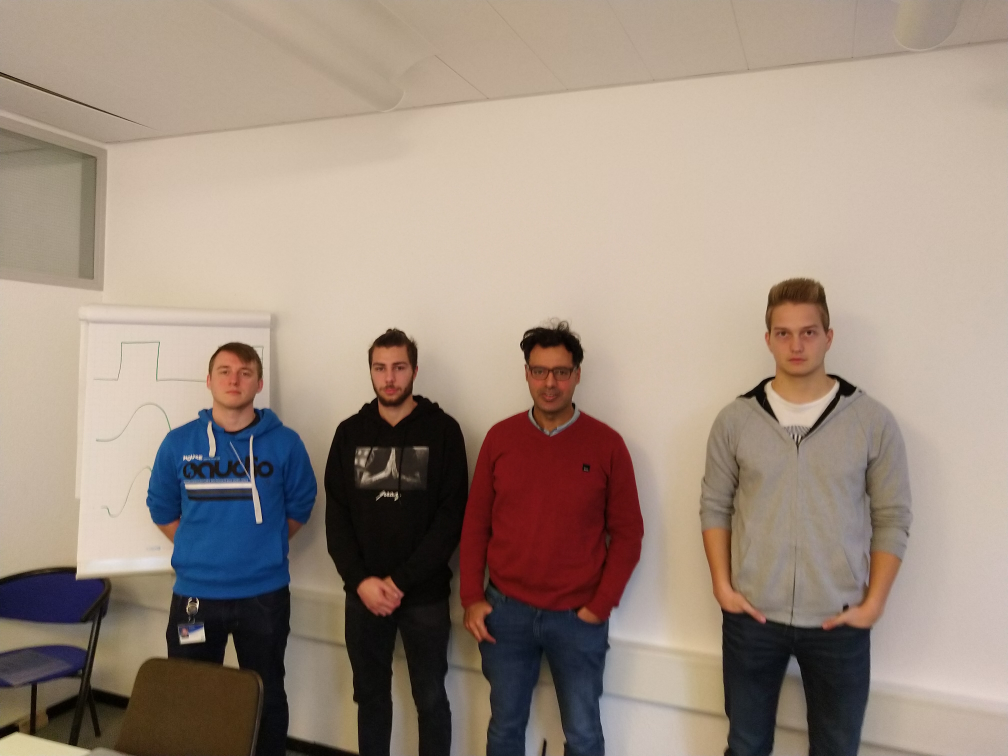
#> input picture pictures/group_1/IMG_20191112_111000.jpg, 4032 x 3024 px, given in place of 123.jpg, which was not available (shown at 1/4 size)
$ jupyter execute --allow-errors main_group_photo_COPY.ipynb   (shell and % lines are left out)   (older library calls are emulated)   (text cells are left out)
#> lines starting #> are read from the running program, lines starting #| are printed output that depends on the picture; pictures that were not available may be replaced by others from this repository, and a replacement may not be noted
[cell 1]
#!/usr/bin/python
# The contents of this file are in the public domain. See LICENSE_FOR_EXAMPLE_PROGRAMS.txt
# SOURCE: http://dlib.net/face_detector.py.html
#
#   This example program shows how to find frontal human faces in an image.  In
#   particular, it shows how you can take a list of images from the command
#   line and display each on the screen with red boxes overlaid on each human
#   face.
#
#   This face detector is made using the now classic Histogram of Oriented
#   Gradients (HOG) feature combined with a linear classifier, an image
#   pyramid, and sliding window detection scheme.  This type of object detector
#   is fairly general and capable of detecting many types of semi-rigid objects
#   in addition to human faces.  Therefore, if you are interested in making
#   your own object detectors then read the train_object_detector.py example
#   program.
#
# COMPILING/INSTALLING THE DLIB PYTHON INTERFACE
#   You can install dlib using the command:
#       pip install dlib
#
#   Alternatively, if you want to compile dlib yourself then go into the dlib
#   root folder and run:
#       python setup.py install
#
#   Compiling dlib should work on any operating system so long as you have
#   CMake installed.  On Ubuntu, this can be done easily by running the
#   command:
#       sudo apt-get install cmake
#
#   Also note that this example requires Numpy which can be installed
#   via the command:
#       pip install numpy

import dlib
import io

# SOURCE: https://gist.github.com/kylemcdonald/2f1b9a255993bf9b2629
import PIL
import IPython.display
import numpy as np
# [5 lines left out: function showarray, not called in this run]

def renderFace(img, d):
    showarray(img[d.top():d.bottom(), d.left():d.right()])

#> (the rest of this cell did not finish here and is left out)

[cell 2]
import sys

import dlib
import cv2
from google.colab.patches import cv2_imshow

#> (the rest of this cell did not finish here and is left out)

[cell 3]
import cv2
from google.colab.patches import cv2_imshow

# Load the cascade
face_cascade = cv2.CascadeClassifier('/content/gdrive/My Drive/Colab Notebooks/haarcascade_frontalface_default.xml')
eye_cascade = cv2.CascadeClassifier('/content/gdrive/My Drive/Colab Notebooks/haarcascade_eye.xml')
# Read the input image
img = cv2.imread('/content/gdrive/My Drive/Colab Notebooks/123.jpg')
#> img is the input picture: shape (3024, 4032, 3); mean B, G, R 128.3, 141.5, 158.6
# Convert into grayscale
gray = cv2.cvtColor(img, cv2.COLOR_BGR2GRAY)
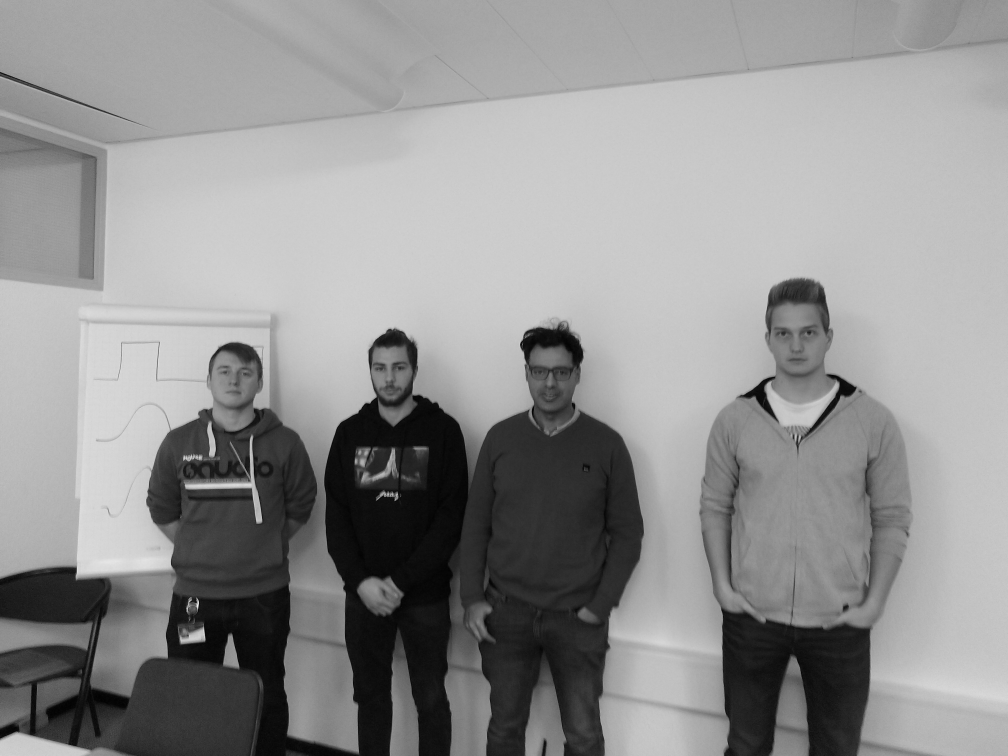
#> gray: shape (3024, 4032) (shown at 1/4 size); min 0, max 253, mean 145.1
# Detect faces
faces = face_cascade.detectMultiScale(gray,1.7,3)
#> faces = [[1458, 1393, 200, 200], [835, 1413, 200, 200], [2101, 1417, 200, 200], [3014, 1198, 341, 341], [2036, 1351, 341, 341]]
# Draw rectangle around the faces
for (x, y, w, h) in faces:
    cv2.rectangle(img, (x, y), (x+w, y+h), (255, 0, 0), 2)
    roi_gray = gray[y:y+h, x:x+w]
    roi_color = img[y:y+h, x:x+w]
    eyes = eye_cascade.detectMultiScale(roi_gray)
    for (ex,ey,ew,eh) in eyes:
        cv2.rectangle(roi_color,(ex,ey),(ex+ew,ey+eh),(0,255,0),2)
#> this loop made 5 passes
#> (x, y, w, h, eyes) on passes 1, 2, 4: (1458, 1393, 200, 200, [[40, 60, 44, 44], [111, 55, 49, 49]]), (835, 1413, 200, 200, [[122, 60, 46, 46], [97, 141, 35, 35], [37, 50, 51, 51]]), (3014, 1198, 341, 341, [[185, 99, 68, 68], [83, 105, 64, 64]])
#> pass 1, `roi_gray = gray[y:y+h, x:x+w]`:
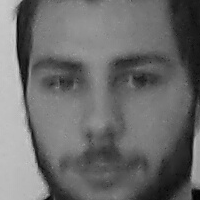
#> roi_gray: shape (200, 200); min 3, max 208, mean 107.9
#> pass 1, `roi_color = img[y:y+h, x:x+w]`:
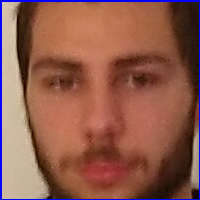
#> roi_color: shape (200, 200, 3); mean B, G, R 76.9, 91.3, 142.8
#> pass 2, `roi_gray = gray[y:y+h, x:x+w]`:
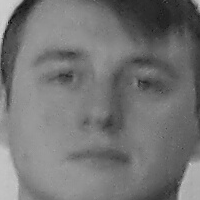
#> roi_gray: shape (200, 200); min 9, max 217, mean 116.1
#> pass 2, `roi_color = img[y:y+h, x:x+w]`:
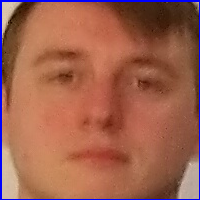
#> roi_color: shape (200, 200, 3); mean B, G, R 78.2, 97.2, 158.6
#> after the loop:
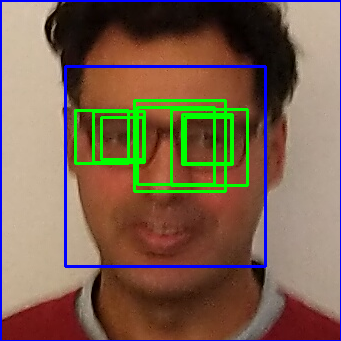
#> roi_color: shape (341, 341, 3); mean B, G, R 79.8, 98.7, 122.3
#> after the loop:
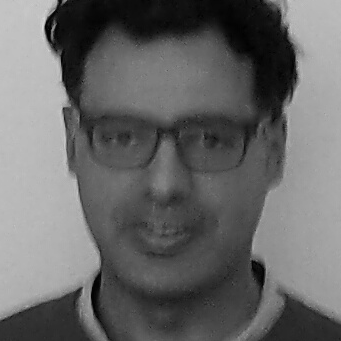
#> roi_gray: shape (341, 341); min 1, max 218, mean 103.7

# Display the output
cv2_imshow(img)
cv2.waitKey()
#> Out = 27

[cell 4]
# initializing everything

[cell 5]
#getting all the data

[cell 6]
import cv2
import dlib
from google.colab.patches import cv2_imshow

# set up the 68 point facial landmark detector
#> (the rest of this cell did not finish here and is left out)

[cell 7]
# bring in the input image
img = cv2.imread('IMG_20191112_110956.jpg', 1)
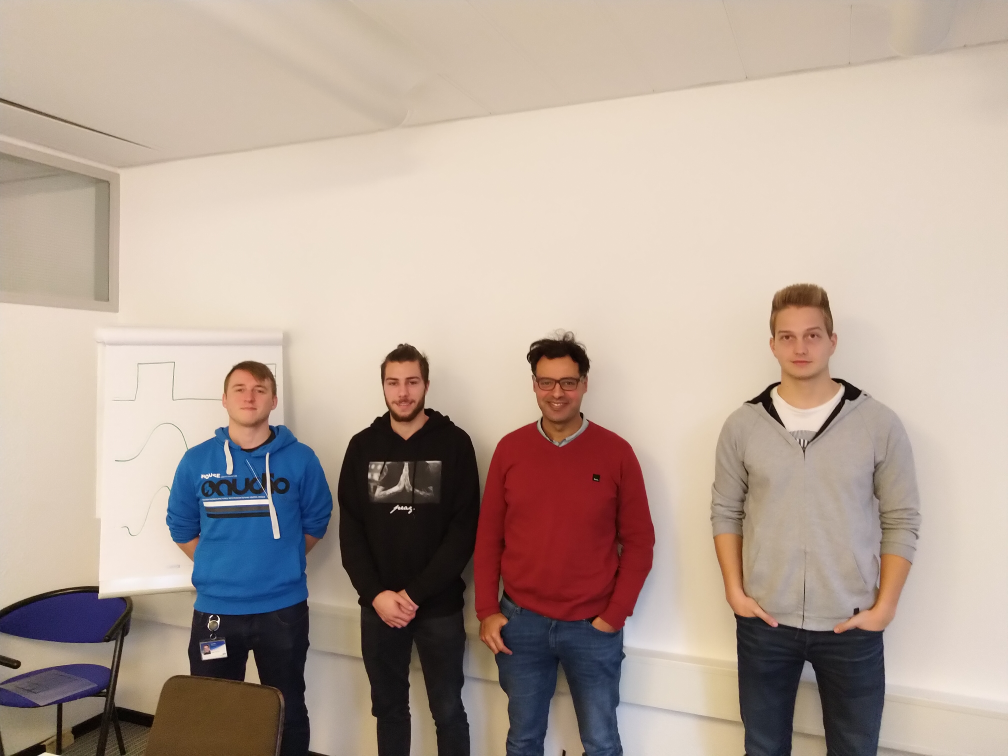
#> input picture pictures/group_1/IMG_20191112_110956.jpg, 4032 x 3024 px, found by its file name (shown at 1/4 size)
#> img is the input picture: shape (3024, 4032, 3); mean B, G, R 152.5, 164.2, 181.4

# convert to grayscale
img_gray = cv2.cvtColor(img, cv2.COLOR_BGR2GRAY)
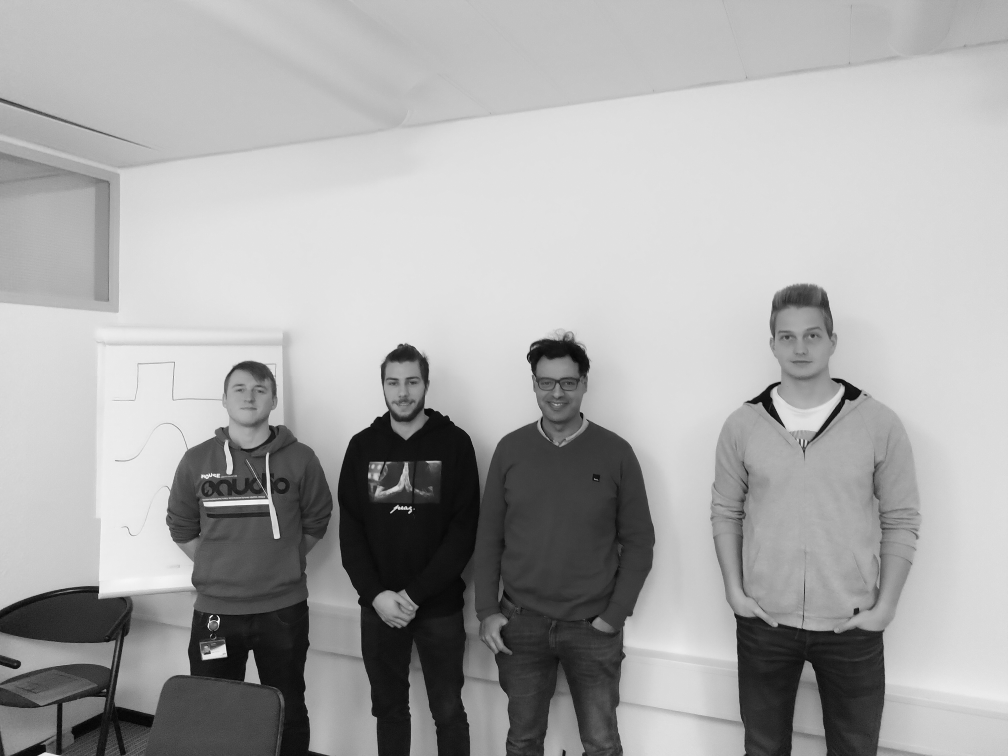
#> img_gray: shape (3024, 4032) (shown at 1/4 size); min 0, max 255, mean 168

# detect faces in the image
#> (the rest of this cell did not finish here and is left out)

#> (a cell that did not finish here is left out)

[cell 9]
#getting all the data

[cell 10]
# initializing everything

[cell 11]
import cv2
import numpy as np
import scipy.spatial as spatial
import logging


## 3D Transform
# [207 lines left out: functions bilinear_interpolate, grid_coordinates, process_warp, triangular_affine_matrices, warp_image_3d, transformation_from_points and 6 more, not called in this run]

# Can be optimized by giving the face instead of the whole picture
def select_face(im, a, r=10):
    img_gray = cv2.cvtColor(im, cv2.COLOR_BGR2GRAY)
    faces = detector(img_gray, 0)

    if len(faces) == 0:
      print('Detect 0 Faces !!!')

    if len(faces) == 1:
      bbox = faces[0]
    else:
      bbox = []
      im_copy = im.copy()
      for face in faces:
          # draw the face bounding box
          cv2.rectangle(im_copy, (face.left(), face.top()), (face.right(), face.bottom()), (0, 0, 255), 1)
      #bbox = bbox[0]

    # Always takes first face found in picture!!
    landmarks = predictor(img_gray, faces[a])
    points = np.asarray(list([p.x, p.y] for p in landmarks.parts()), dtype=np.int)

    im_w, im_h = im.shape[:2]
    left, top = np.min(points, 0)
    right, bottom = np.max(points, 0)

    x, y = max(0, left-r), max(0, top-r)
    w, h = min(right+r, im_h)-x, min(bottom+r, im_w)-y

    return points - np.asarray([[x, y]]), (x, y, w, h), im[y:y+h, x:x+w]

[cell 12]
import cv2
import dlib
from google.colab.patches import cv2_imshow
# set up the 68 point facial landmark detector
#> (the rest of this cell did not finish here and is left out)

[cell 13]

src_img = cv2.imread('IMG_20191112_110956.jpg', 1)

img_gray = cv2.cvtColor(src_img, cv2.COLOR_BGR2GRAY)
#> (the rest of this cell did not finish here and is left out)

[cell 14]
# Read images
src_img = cv2.imread('IMG_20191112_110956.jpg', 1)
dst_img = cv2.imread('test7.jpg', 1)
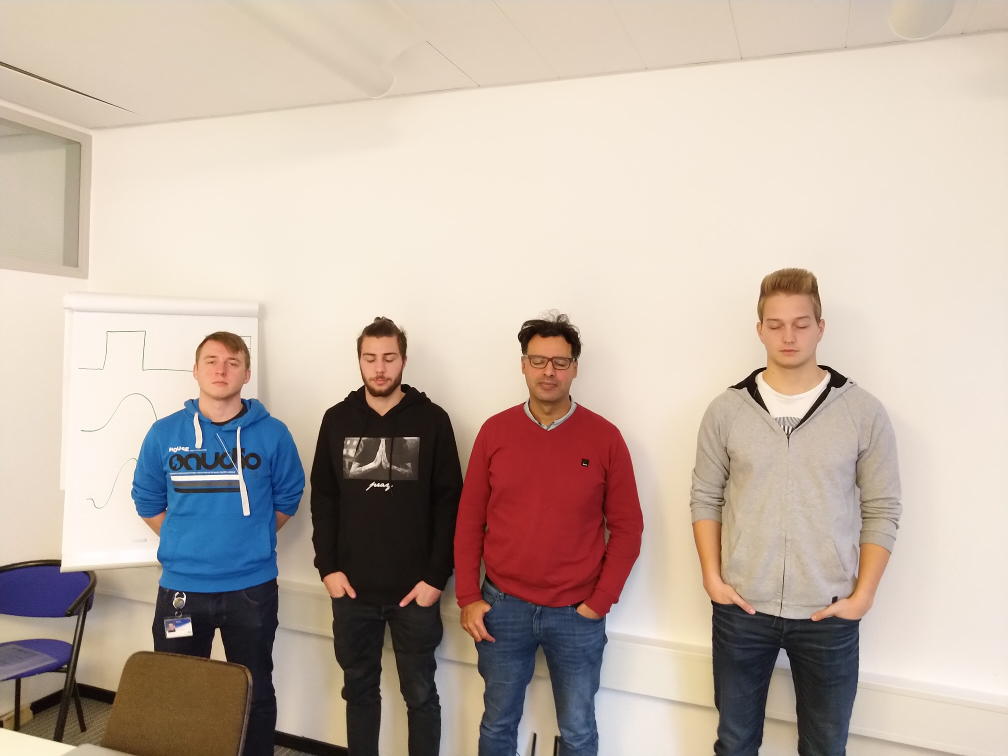
#> input picture pictures/group_1/IMG_20191112_111007.jpg, 4032 x 3024 px, given in place of test7.jpg, which was not available (shown at 1/4 size)
#> dst_img is the input picture: shape (3024, 4032, 3); mean B, G, R 165.1, 176.8, 192.8

# Select src face
#> (the rest of this cell did not finish here and is left out)

print(src_shape)
# Select dst face
dst_points, dst_shape, dst_face = select_face(src_img,1)

h, w = dst_face.shape[:2]

### Warp Image
#if not args.warp_2d:
    ## 3d warp
  #   warped_src_face = warp_image_3d(src_face, src_points[:48], dst_points[:48], (h, w))
#else:
  ## 2d warp

src_mask = mask_from_points(src_face.shape[:2], src_points)
src_face = apply_mask(src_face, src_mask)

# Correct Color for 2d warp
warped_dst_img = warp_image_3d(dst_face, dst_points[:48], src_points[:48], src_face.shape[:2])
src_face = correct_colours(warped_dst_img, src_face, src_points)

# Warp
warped_src_face = warp_image_2d(src_face, transformation_from_points(dst_points, src_points), (h, w, 3))

## Mask for blending
mask = mask_from_points((h, w), dst_points)
mask_src = np.mean(warped_src_face, axis=2) > 0
mask = np.asarray(mask*mask_src, dtype=np.uint8)

## Correct color
warped_src_face = apply_mask(warped_src_face, mask)
cv2_imshow(warped_src_face)
dst_face_masked = apply_mask(dst_face, mask)
cv2_imshow(dst_face_masked)
warped_src_face = correct_colours(dst_face_masked, warped_src_face, dst_points)
cv2_imshow(warped_src_face)

## Shrink the mask
kernel = np.ones((10, 10), np.uint8)
mask = cv2.erode(mask, kernel, iterations=1)

##Poisson Blending
r = cv2.boundingRect(mask)
center = ((r[0] + int(r[2] / 2), r[1] + int(r[3] / 2)))
output = cv2.seamlessClone(warped_src_face, dst_face, mask, center, cv2.NORMAL_CLONE)

x, y, w, h = dst_shape
dst_img_cp = dst_img.copy()
dst_img_cp[y:y+h, x:x+w] = output
output = dst_img_cp

##For debug
cv2_imshow(src_img)
cv2_imshow(dst_img)
cv2_imshow(output)
